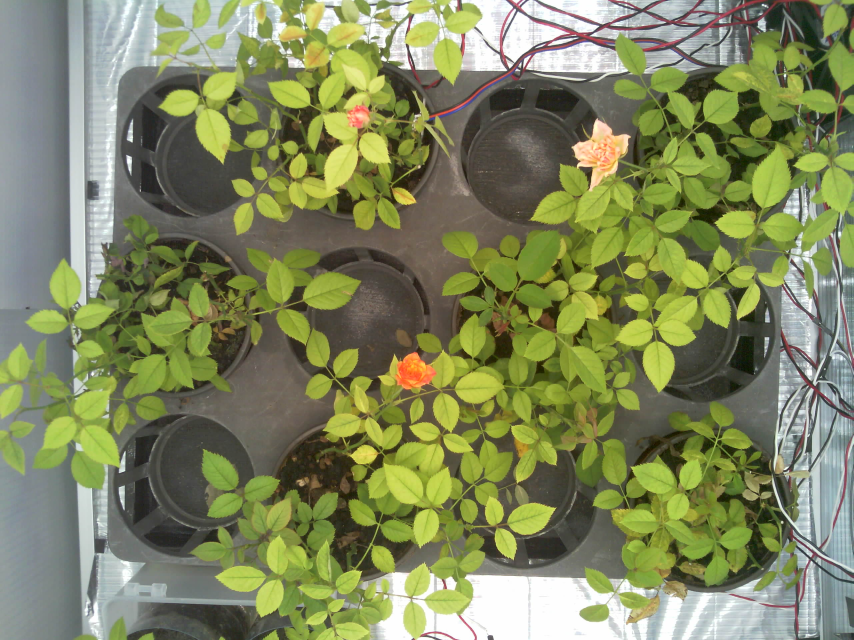
#> input picture crop_monitor/data/samples/CL1.jpg, 2560 x 1920 px (shown at 1/3 size)
$ python -i hole_finder.py   (imports and definitions only)
#> lines starting #> are read from the running program, lines starting #| are printed output that depends on the picture; after the words box and inside, x2 and y2 are one past the last pixel; in counts of white or black regions, pixels touching at a corner belong together
"""구멍(화분) 위치 자동 찾기 — 트레이 전체를 격자 모델로 사진에 맞춘다.

생각
    트레이를 위에서 보면 rows×cols 화분이 일정한 간격으로 놓인 직사각형이다.
    그래서 구멍을 하나씩 찾지 않고, '트레이 직사각형 + 그 안의 격자' 를 한 번에 사진에 맞춘다.
    잎에 가려진 구멍이 있어도 보이는 트레이 부분만으로 12개 위치가 모두 정해진다.

점수 (클수록 잘 맞음, 최대 2)
    트레이 안쪽  : 어두운 픽셀 비율   (트레이·화분은 짙은 회색·검정)
    트레이 바깥 띠: 밝은 픽셀 비율    (은색 반사 바닥·벽)
    잎·꽃·전선처럼 채도가 높은 픽셀은 어느 쪽에도 세지 않는다 (가려도 점수가 깎이지 않게).
    어둡다/밝다 기준은 사진마다 Otsu 로 정한다.
    트레이가 사진 밖으로 나간 면적은 '어둡지 않음' 으로 친다 (밖으로 키워서 점수를 얻는 것 방지).
    바깥 띠는 네 변(위·오른쪽·아래·왼쪽)마다 밝은 비율을 구해 평균한다.
    깎는 항목:
      - 세로/가로 간격 비가 1 에서 벗어난 정도 × aspect_weight
      - 이전 구멍 위치(holes.yaml) 간격과 다른 정도 × pitch_prior_weight
        트레이 한쪽 바깥이 검은 전선·벽이면 그 변의 위치를 밝기로 정할 수 없어 간격이 줄어드는 일이 있음
        (2026-11-27 CL2/CR2: 오른쪽 바깥 검은 전선 → 가로 간격이 5% 작게 잡혀 4열 원이 화분에서 벗어남).
        카메라 높이가 그대로면 사진 속 간격도 그대로이므로 이전 간격으로 잡아 준다.

찾는 순서
    1) 작은 사진(기본 가로 320px)에서 크기·위치를 넓게 훑기 (회전 0)
    2) 이전 구멍 위치(holes.yaml)가 있으면 그것도 출발점으로 추가
    3) 출발점마다 위치·간격·회전을 조금씩 바꿔 가며 점수를 올림 (좌표 하강)
    4) 가장 높은 점수의 격자 → 구멍 중심 = 격자 교점

가정
    - R1C1 이 사진 왼쪽 위 (트레이를 180° 돌려 넣으면 칸 번호가 바뀜 → 방향 표시를 해 두세요)
    - 트레이 가장자리는 바깥 구멍 중심에서 margin(기본 0.5) × 간격만큼 떨어져 있음
"""

from __future__ import annotations

from dataclasses import dataclass, field

import cv2
import numpy as np


@dataclass
class TrayFit:
    ok: bool
    score: float
    params: tuple            # 원본 이미지 px: (cx, cy, pitch_x, pitch_y, theta_rad)
    holes: dict              # {칸: [x, y] 정규화 좌표 (0~1, 이미지 크기 대비)}
    corners: list            # 트레이 네 모서리 원본 px [[x, y] ...] (왼위, 오위, 오아래, 왼아래)
    reason: str = ""
    shift_ratio: float | None = None   # 이전 구멍 위치 대비 평균 이동 / 간격
    info: dict = field(default_factory=dict)


def _cell(r: int, c: int) -> str:
    return f"R{r + 1}C{c + 1}"


class HoleFinder:
    def __init__(self, rows: int = 3, cols: int = 4, margin: float = 0.5, band: float = 0.3,
                 work_width: int = 320, pitch_range=(0.15, 0.26), aspect_range=(0.92, 1.08),
                 max_rotation_deg: float = 10.0, min_score: float = 1.4, saturation_ignore: int = 85,
                 coarse_search: bool = True, aspect_weight: float = 0.5,
                 pitch_prior_weight: float = 3.0, **_):
        self.rows, self.cols = int(rows), int(cols)
        self.margin, self.band = float(margin), float(band)
        self.work_width = int(work_width)
        self.pitch_range = tuple(pitch_range)
        self.aspect_range = tuple(aspect_range)
        self.max_rot = np.radians(max_rotation_deg)
        self.min_score = float(min_score)
        self.sat_ignore = int(saturation_ignore)
        self.coarse_search = bool(coarse_search)
        self.aspect_weight = float(aspect_weight)
        self.pitch_prior_weight = float(pitch_prior_weight)

    # ── 격자 기하 ─────────────────────────────────────────────
    def _grid(self, p):
        cx, cy, px, py, th = p
        c, s = np.cos(th), np.sin(th)
        ax, ay = np.array([c, s]) * px, np.array([-s, c]) * py
        o = np.array([cx, cy])

        def g(u, v):  # (열, 행) 0부터
            return o + (u - (self.cols - 1) / 2) * ax + (v - (self.rows - 1) / 2) * ay
        return g

    def _poly(self, p, m):
        g = self._grid(p)
        return np.array([g(-m, -m), g(self.cols - 1 + m, -m), g(self.cols - 1 + m, self.rows - 1 + m),
                         g(-m, self.rows - 1 + m)], np.float32)

    # ── 점수 ─────────────────────────────────────────────────
    def _maps(self, small):
        hsv = cv2.cvtColor(small, cv2.COLOR_BGR2HSV)
        S, V = hsv[..., 1], hsv[..., 2]
        ignore = S > self.sat_ignore
        vals = V[~ignore]
        if vals.size < 100:
            raise ValueError("트레이·배경으로 쓸 픽셀이 너무 적습니다 (잎이 화면을 거의 덮음)")
        t, _ = cv2.threshold(vals.reshape(-1, 1), 0, 255, cv2.THRESH_BINARY + cv2.THRESH_OTSU)
        dark = ((V <= t) & ~ignore).astype(np.float32)
        bright = ((V > t) & ~ignore).astype(np.float32)
        code = (dark + 2 * bright).astype(np.int32).ravel()      # 0 잎(무시) / 1 어두움 / 2 밝음 — 점수 합산용
        return dark, bright, (~ignore).astype(np.float32), float(t), code

    def _side_quads(self, p):
        """바깥 띠를 네 변(위·오른쪽·아래·왼쪽)으로 나눈 사각형들 — 모서리 부분은 빼서 변끼리 겹치지 않게."""
        g = self._grid(p)
        m, b = self.margin, self.margin + self.band
        c1, r1 = self.cols - 1, self.rows - 1
        q = [(g(-m, -b), g(c1 + m, -b), g(c1 + m, -m), g(-m, -m)),               # 위
             (g(c1 + m, -m), g(c1 + b, -m), g(c1 + b, r1 + m), g(c1 + m, r1 + m)),  # 오른쪽
             (g(-m, r1 + m), g(c1 + m, r1 + m), g(c1 + m, r1 + b), g(-m, r1 + b)),  # 아래
             (g(-b, -m), g(-m, -m), g(-m, r1 + m), g(-b, r1 + m))]                # 왼쪽
        return [np.round(np.array(x)).astype(np.int32) for x in q]

    def _score(self, p, maps):
        dark, _, _, _, code, pitch0 = maps
        h, w = dark.shape
        inner_poly = self._poly(p, self.margin)
        pts = np.round(inner_poly).astype(np.int32)
        # 영역 번호 그림에 안쪽(1)·바깥 띠 네 변(2~5)을 그리고 (번호×3 + 어두움/밝음 코드)를 한 번에 셈
        reg = np.zeros((h, w), np.int32)
        for k, quad in enumerate(self._side_quads(p)):
            cv2.fillConvexPoly(reg, quad, 2 + k)
        cv2.fillConvexPoly(reg, pts, 1)
        cnt = np.bincount(reg.ravel() * 3 + code, minlength=18).reshape(6, 3)   # [영역, 잎/어두움/밝음]
        n_val = cnt[:, 1] + cnt[:, 2]
        if n_val[1] < 50:
            return -1.0
        off = max(cv2.contourArea(inner_poly) - cnt[1].sum(), 0.0)
        inner_score = cnt[1, 1] / (n_val[1] + off)
        # 바깥 띠: 변마다 밝은 비율 → 평균 (보이는 픽셀이 너무 적은 변은 빼고)
        sides = [cnt[k, 2] / n_val[k] for k in range(2, 6) if n_val[k] >= 10]
        if len(sides) < 2:
            return -1.0
        # 화분 간격은 가로·세로가 거의 같음 → 1 에서 벗어날수록 조금씩 깎음
        pen = self.aspect_weight * abs(np.log(p[3] / p[2]))
        # 이전 구멍 위치의 간격과 다를수록 깎음 — 카메라 높이가 그대로면 사진 속 간격도 거의 그대로이므로
        # (트레이 한쪽 테두리가 잎·전선에 가려 밝기만으로는 간격이 정해지지 않을 때 이것이 간격을 잡아 줌)
        if pitch0 is not None and self.pitch_prior_weight > 0:
            pen += self.pitch_prior_weight * (abs(np.log(p[2] / pitch0[0])) + abs(np.log(p[3] / pitch0[1])))
        return float(inner_score + np.mean(sides) - pen)

    def _allowed(self, p, w):
        px, py, th = p[2], p[3], p[4]
        return (self.pitch_range[0] * w <= px <= self.pitch_range[1] * w
                and self.aspect_range[0] <= py / px <= self.aspect_range[1] and abs(th) <= self.max_rot)

    # ── 탐색 ─────────────────────────────────────────────────
    def _coarse(self, maps):
        h, w = maps[0].shape
        best = (-1.0, None)
        lo, hi = self.pitch_range[0] * w, self.pitch_range[1] * w
        pitch0 = maps[-1]
        if pitch0 is not None and self.pitch_prior_weight > 0:     # 이전 간격 ±10% 만 훑기 (빠르게)
            m0 = float(np.sqrt(pitch0[0] * pitch0[1]))
            pitches = np.clip(np.linspace(0.9 * m0, 1.1 * m0, 5), lo, hi)
        else:
            pitches = np.linspace(lo, hi, 12)
        for px in np.unique(pitches):
            for asp in sorted({float(np.clip(a, *self.aspect_range)) for a in (0.96, 1.0, 1.04)}):
                py = px * asp
                for cx in np.arange(0.2 * w, 0.8 * w, px / 6):
                    for cy in np.arange(0.2 * h, 0.8 * h, px / 6):
                        p = (cx, cy, px, py, 0.0)
                        s = self._score(p, maps)
                        if s > best[0]:
                            best = (s, p)
        return best

    def _refine(self, p, maps):
        w = maps[0].shape[1]
        p = np.array(p, float)
        steps = np.array([p[2] / 8, p[2] / 8, p[2] / 20, p[3] / 20, np.radians(1.5)])
        s0 = self._score(p, maps)
        for _ in range(6):
            improved = True
            while improved:
                improved = False
                for i in range(5):
                    for d in (-1, 1):
                        q = p.copy()
                        q[i] += d * steps[i]
                        if not self._allowed(q, w):
                            continue
                        s = self._score(q, maps)
                        if s > s0 + 1e-6:
                            p, s0, improved = q, s, True
            steps /= 2
        return s0, p

    def _params_from_holes(self, holes_norm, w, h):
        """정규화 구멍 좌표(이전 holes.yaml) → 격자 파라미터 (작은 사진 px). 칸이 부족하면 None."""
        pts, uv = [], []
        for r in range(self.rows):
            for c in range(self.cols):
                xy = (holes_norm or {}).get(_cell(r, c))
                if xy is not None:
                    pts.append([xy[0] * w, xy[1] * h])
                    uv.append([c - (self.cols - 1) / 2, r - (self.rows - 1) / 2, 1.0])
        if len(pts) < 4:
            return None
        A, *_ = np.linalg.lstsq(np.array(uv), np.array(pts), rcond=None)   # [ax; ay; o]
        ax, ay, o = A[0], A[1], A[2]
        th = float(np.arctan2(ax[1], ax[0]))
        return (float(o[0]), float(o[1]), float(np.linalg.norm(ax)), float(np.linalg.norm(ay)), th)

    def find(self, image: np.ndarray, prior: dict | None = None) -> TrayFit:
        """image: BGR 원본. prior: 이전 구멍 위치 {칸: [x, y] 정규화} (있으면 출발점·이동량 비교에 사용)."""
        H, W = image.shape[:2]
        k = self.work_width / W
        small = cv2.resize(image, None, fx=k, fy=k, interpolation=cv2.INTER_AREA)
        h, w = small.shape[:2]
        pp = self._params_from_holes(prior, w, h) if prior else None
        pitch0 = (pp[2], pp[3]) if pp is not None else None
        maps = self._maps(small) + (pitch0,)

        starts = []
        if self.coarse_search:
            s, p = self._coarse(maps)
            if p is not None:
                starts.append(("search", p))
        if pp is not None:
            pp = (pp[0], pp[1], float(np.clip(pp[2], self.pitch_range[0] * w, self.pitch_range[1] * w)),
                  pp[3], float(np.clip(pp[4], -self.max_rot, self.max_rot)))
            pp = (pp[0], pp[1], pp[2], float(np.clip(pp[3], pp[2] * self.aspect_range[0], pp[2] * self.aspect_range[1])), pp[4])
            starts.append(("prior", pp))
        if not starts:
            return TrayFit(False, -1.0, (), {}, [], reason="출발점이 없습니다 (coarse_search 꺼짐 + 이전 위치 없음)")

        best = (-1.0, None, "")
        for name, p0 in starts:
            s, p = self._refine(p0, maps)
            if s > best[0]:
                best = (s, p, name)
        score, p, start = best

        g = self._grid(p)
        holes = {_cell(r, c): [round(float(g(c, r)[0] / w), 4), round(float(g(c, r)[1] / h), 4)]
                 for r in range(self.rows) for c in range(self.cols)}
        params = (float(p[0] / k), float(p[1] / k), float(p[2] / k), float(p[3] / k), float(p[4]))
        corners = (self._poly(p, self.margin) / k).round(1).tolist()

        shift = None
        if prior:
            d = [np.hypot((holes[c][0] - prior[c][0]) * W, (holes[c][1] - prior[c][1]) * H)
                 for c in holes if c in prior]
            shift = round(float(np.mean(d) / params[2]), 3) if d else None

        ok = score >= self.min_score
        reason = "" if ok else f"트레이 맞춤 점수 {score:.2f} 가 기준 {self.min_score} 미만"
        return TrayFit(ok, round(score, 3), params, holes, corners, reason, shift,
                       info=dict(start=start, otsu=maps[3], work_size=[w, h], image_size=[W, H],
                                 pitch_px=round(params[2], 1), rotation_deg=round(float(np.degrees(params[4])), 2)))


def draw_fit(image: np.ndarray, fit: TrayFit, radius_ratio: float = 0.42, title: str = "") -> np.ndarray:
    """확인용 그림: 트레이 테두리(빨강), 구멍 원(청록), 칸 이름."""
    vis = image.copy()
    H, W = vis.shape[:2]
    t = max(2, W // 600)
    if fit.corners:
        cv2.polylines(vis, [np.round(np.array(fit.corners)).astype(np.int32)], True, (0, 0, 255), t + 1)
    r = int(radius_ratio * fit.params[2]) if fit.params else 20
    for cid, (x, y) in fit.holes.items():
        c = (int(x * W), int(y * H))
        cv2.circle(vis, c, r, (255, 255, 0), t)
        cv2.putText(vis, cid, (c[0] - 3 * r // 4, c[1]), cv2.FONT_HERSHEY_SIMPLEX, W / 1600, (0, 0, 255), t)
    label = f"{title} score {fit.score:.2f} {'OK' if fit.ok else 'FAIL'}"
    if fit.shift_ratio is not None:
        label += f" shift {fit.shift_ratio:.2f} pitch"
    cv2.putText(vis, label, (20, 30 + 10 * t), cv2.FONT_HERSHEY_SIMPLEX, W / 1400, (0, 0, 255), t + 1)
    return vis

>>> import cv2
>>> picture = cv2.imread('../../../../../crop_monitor/data/samples/CL1.jpg')
#> picture is the input picture: shape (1920, 2560, 3); mean B, G, R 93.5, 135.6, 128.5
>>> result = HoleFinder().find(picture)
#> in find, `small = cv2.resize(image, None, fx=k, fy=k, interpolation=cv2.INTER_AR..`:
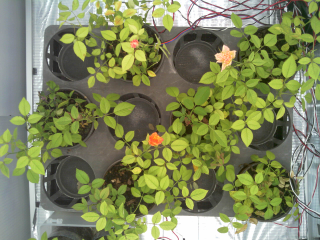
#> small: shape (240, 320, 3); mean B, G, R 93.5, 135.6, 128.5
#> in _maps, `hsv = cv2.cvtColor(small, cv2.COLOR_BGR2HSV)`: hsv: shape (240, 320, 3); mean H, S, V 45.9, 86.4, 138.6
#> in _maps, `S, V = hsv[..., 1], hsv[..., 2]`:
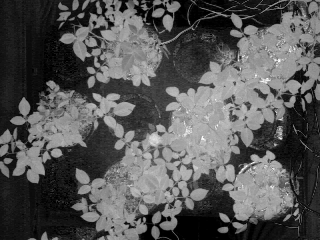
#> S: shape (240, 320); min 0, max 255, mean 86.4
#> in _maps, `S, V = hsv[..., 1], hsv[..., 2]`:
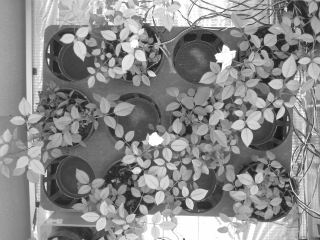
#> V: shape (240, 320); min 21, max 255, mean 138.6
#> in _maps, `ignore = S > self.sat_ignore`:
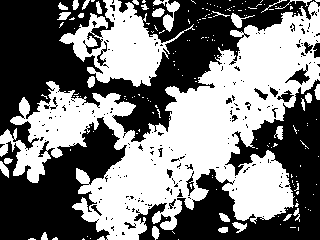
#> ignore: shape (240, 320) bool; 47.9% white; 175 white regions (144 under 20 px), largest, box (x1, y1, x2, y2) and area: (0, 0, 320, 240) 29762, (59, 0, 195, 87) 4806, (153, 0, 180, 32) 303
#> in _maps, `t, _ = cv2.threshold(vals.reshape(-1, 1), 0, 255, cv2.THRESH_BINARY + ..`: t = 146
#> in _maps, `dark = ((V <= t) & ~ignore).astype(np.float32)`:
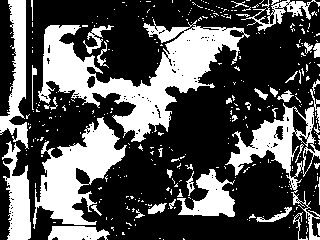
#> dark: shape (240, 320) float32; values 0 (black) and 1 (white), 33.3% white; 337 white regions (296 under 20 px), largest, box (x1, y1, x2, y2) and area: (38, 19, 250, 142) 8950, (33, 117, 127, 229) 4547, (225, 79, 320, 240) 2966
#> in _maps, `bright = ((V > t) & ~ignore).astype(np.float32)`:
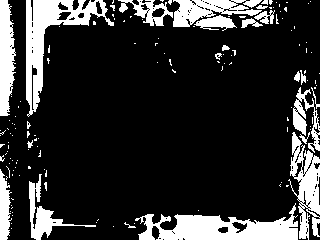
#> bright: shape (240, 320) float32; values 0 (black) and 1 (white), 18.8% white; 144 white regions (122 under 20 px), largest, box (x1, y1, x2, y2) and area: (135, 203, 298, 240) 3037, (26, 0, 114, 117) 2861, (288, 132, 320, 240) 1677
#> in find, `maps = self._maps(small) + (pitch0,)`: maps = 6 items
#> the loop in _coarse, `for px in np.unique(pitches):` made 12 passes
#> the loop in find, `for name, p0 in starts:` made 1 pass
#> (name, p0) on pass 1: ('search', (165.3, 118.9, 60.8, 63.23, 0))
